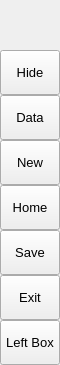
        <widget class="QFrame" name="leftMenuBg">
         <property name="minimumSize">
          <size>
           <width>60</width>
           <height>0</height>
          </size>
         </property>
         <property name="maximumSize">
          <size>
           <width>60</width>
           <height>16777215</height>
          </size>
         </property>
         <property name="frameShape">
          <enum>QFrame::Shape::NoFrame</enum>
         </property>
         <property name="frameShadow">
          <enum>QFrame::Shadow::Raised</enum>
         </property>
         <layout class="QVBoxLayout" name="verticalLayout_3">
          <property name="spacing">
           <number>0</number>
          </property>
          <property name="leftMargin">
           <number>0</number>
          </property>
          <property name="topMargin">
           <number>0</number>
          </property>
          <property name="rightMargin">
           <number>0</number>
          </property>
          <property name="bottomMargin">
           <number>0</number>
          </property>
          <item>
           <widget class="QFrame" name="topLogoInfo">
            <property name="minimumSize">
             <size>
              <width>0</width>
              <height>50</height>
             </size>
            </property>
            <property name="maximumSize">
             <size>
              <width>16777215</width>
              <height>50</height>
             </size>
            </property>
            <property name="frameShape">
             <enum>QFrame::Shape::NoFrame</enum>
            </property>
            <property name="frameShadow">
             <enum>QFrame::Shadow::Raised</enum>
            </property>
            <layout class="QGridLayout" name="gridLayout_8">
             <item row="1" column="0">
              <widget class="QLabel" name="label_2">
               <property name="sizePolicy">
                <sizepolicy hsizetype="Preferred" vsizetype="Fixed">
                 <horstretch>100</horstretch>
                 <verstretch>100</verstretch>
                </sizepolicy>
               </property>
               <property name="minimumSize">
                <size>
                 <width>50</width>
                 <height>40</height>
                </size>
               </property>
               <property name="frameShadow">
                <enum>QFrame::Shadow::Raised</enum>
               </property>
               <property name="lineWidth">
                <number>0</number>
               </property>
               <property name="text">
                <string/>
               </property>
               <property name="pixmap">
                <pixmap resource="resources.qrc">:/icons/images/images/logo axuira.png</pixmap>
               </property>
               <property name="scaledContents">
                <bool>true</bool>
               </property>
               <property name="alignment">
                <set>Qt::AlignmentFlag::AlignCenter</set>
               </property>
               <property name="wordWrap">
                <bool>false</bool>
               </property>
               <property name="margin">
                <number>3</number>
               </property>
              </widget>
             </item>
            </layout>
           </widget>
          </item>
          <item>
           <widget class="QFrame" name="leftMenuFrame">
            <property name="frameShape">
             <enum>QFrame::Shape::NoFrame</enum>
            </property>
            <property name="frameShadow">
             <enum>QFrame::Shadow::Raised</enum>
            </property>
            <layout class="QVBoxLayout" name="verticalMenuLayout">
             <property name="spacing">
              <number>0</number>
             </property>
             <property name="leftMargin">
              <number>0</number>
             </property>
             <property name="topMargin">
              <number>0</number>
             </property>
             <property name="rightMargin">
              <number>0</number>
             </property>
             <property name="bottomMargin">
              <number>0</number>
             </property>
             <item>
              <widget class="QFrame" name="toggleBox">
               <property name="maximumSize">
                <size>
                 <width>16777215</width>
                 <height>45</height>
                </size>
               </property>
               <property name="frameShape">
                <enum>QFrame::Shape::NoFrame</enum>
               </property>
               <property name="frameShadow">
                <enum>QFrame::Shadow::Raised</enum>
               </property>
               <layout class="QVBoxLayout" name="verticalLayout_4">
                <property name="spacing">
                 <number>0</number>
                </property>
                <property name="leftMargin">
                 <number>0</number>
                </property>
                <property name="topMargin">
                 <number>0</number>
                </property>
                <property name="rightMargin">
                 <number>0</number>
                </property>
                <property name="bottomMargin">
                 <number>0</number>
                </property>
                <item>
                 <widget class="QPushButton" name="toggleButton">
                  <property name="sizePolicy">
                   <sizepolicy hsizetype="Expanding" vsizetype="Fixed">
                    <horstretch>0</horstretch>
                    <verstretch>0</verstretch>
                   </sizepolicy>
                  </property>
                  <property name="minimumSize">
                   <size>
                    <width>0</width>
                    <height>45</height>
                   </size>
                  </property>
                  <property name="font">
                   <font>
                    <family>Segoe UI</family>
                    <pointsize>10</pointsize>
                    <italic>false</italic>
                    <bold>false</bold>
                   </font>
                  </property>
                  <property name="cursor">
                   <cursorShape>PointingHandCursor</cursorShape>
                  </property>
                  <property name="layoutDirection">
                   <enum>Qt::LayoutDirection::LeftToRight</enum>
                  </property>
                  <property name="styleSheet">
                   <string notr="true">background-image: url(:/icons/images/icons/icon_menu.png);</string>
                  </property>
                  <property name="text">
                   <string>Hide</string>
                  </property>
                 </widget>
                </item>
               </layout>
              </widget>
             </item>
             <item alignment="Qt::AlignmentFlag::AlignTop">
              <widget class="QFrame" name="topMenu">
               <property name="frameShape">
                <enum>QFrame::Shape::NoFrame</enum>
               </property>
               <property name="frameShadow">
                <enum>QFrame::Shadow::Raised</enum>
               </property>
               <layout class="QVBoxLayout" name="verticalLayout_8">
                <property name="spacing">
                 <number>0</number>
                </property>
                <property name="leftMargin">
                 <number>0</number>
                </property>
                <property name="topMargin">
                 <number>0</number>
                </property>
                <property name="rightMargin">
                 <number>0</number>
                </property>
                <property name="bottomMargin">
                 <number>0</number>
                </property>
                <item>
                 <widget class="QPushButton" name="btn_data">
                  <property name="sizePolicy">
                   <sizepolicy hsizetype="Expanding" vsizetype="Fixed">
                    <horstretch>0</horstretch>
                    <verstretch>0</verstretch>
                   </sizepolicy>
                  </property>
                  <property name="minimumSize">
                   <size>
                    <width>0</width>
                    <height>45</height>
                   </size>
                  </property>
                  <property name="font">
                   <font>
                    <family>Segoe UI</family>
                    <pointsize>10</pointsize>
                    <italic>false</italic>
                    <bold>false</bold>
                   </font>
                  </property>
                  <property name="cursor">
                   <cursorShape>PointingHandCursor</cursorShape>
                  </property>
                  <property name="layoutDirection">
                   <enum>Qt::LayoutDirection::LeftToRight</enum>
                  </property>
                  <property name="styleSheet">
                   <string notr="true">background-image: url(:/icons/images/icons/cil-gamepad.png);</string>
                  </property>
                  <property name="text">
                   <string>Data</string>
                  </property>
                  <property name="icon">
                   <iconset>
                    <normaloff>data-collection.png</normaloff>data-collection.png</iconset>
                  </property>
                 </widget>
                </item>
                <item>
                 <widget class="QPushButton" name="btn_new">
                  <property name="sizePolicy">
                   <sizepolicy hsizetype="Expanding" vsizetype="Fixed">
                    <horstretch>0</horstretch>
                    <verstretch>0</verstretch>
                   </sizepolicy>
                  </property>
                  <property name="minimumSize">
                   <size>
                    <width>0</width>
                    <height>45</height>
                   </size>
                  </property>
                  <property name="font">
                   <font>
                    <family>Segoe UI</family>
                    <pointsize>10</pointsize>
                    <italic>false</italic>
                    <bold>false</bold>
                   </font>
                  </property>
                  <property name="cursor">
                   <cursorShape>PointingHandCursor</cursorShape>
                  </property>
                  <property name="layoutDirection">
                   <enum>Qt::LayoutDirection::LeftToRight</enum>
                  </property>
                  <property name="styleSheet">
                   <string notr="true">background-image: url(:/icons/images/icons/cil-file.png);</string>
                  </property>
                  <property name="text">
                   <string>New</string>
                  </property>
                 </widget>
                </item>
                <item>
                 <widget class="QPushButton" name="btn_home">
                  <property name="sizePolicy">
                   <sizepolicy hsizetype="Expanding" vsizetype="Fixed">
                    <horstretch>0</horstretch>
                    <verstretch>0</verstretch>
                   </sizepolicy>
                  </property>
                  <property name="minimumSize">
                   <size>
                    <width>0</width>
                    <height>45</height>
                   </size>
                  </property>
                  <property name="font">
                   <font>
                    <family>Segoe UI</family>
                    <pointsize>10</pointsize>
                    <italic>false</italic>
                    <bold>false</bold>
                   </font>
                  </property>
                  <property name="cursor">
                   <cursorShape>PointingHandCursor</cursorShape>
                  </property>
                  <property name="layoutDirection">
                   <enum>Qt::LayoutDirection::LeftToRight</enum>
                  </property>
                  <property name="styleSheet">
                   <string notr="true">background-image: url(:/icons/images/icons/cil-home.png);</string>
                  </property>
                  <property name="text">
                   <string>Home</string>
                  </property>
                 </widget>
                </item>
                <item>
                 <widget class="QPushButton" name="btn_save">
                  <property name="sizePolicy">
                   <sizepolicy hsizetype="Expanding" vsizetype="Fixed">
                    <horstretch>0</horstretch>
                    <verstretch>0</verstretch>
                   </sizepolicy>
                  </property>
                  <property name="minimumSize">
                   <size>
                    <width>0</width>
                    <height>45</height>
                   </size>
                  </property>
                  <property name="font">
                   <font>
                    <family>Segoe UI</family>
                    <pointsize>10</pointsize>
                    <italic>false</italic>
                    <bold>false</bold>
                   </font>
                  </property>
                  <property name="cursor">
                   <cursorShape>PointingHandCursor</cursorShape>
                  </property>
                  <property name="layoutDirection">
                   <enum>Qt::LayoutDirection::LeftToRight</enum>
                  </property>
                  <property name="styleSheet">
                   <string notr="true">background-image: url(:/icons/images/icons/cil-save.png)</string>
                  </property>
                  <property name="text">
                   <string>Save</string>
                  </property>
                 </widget>
                </item>
                <item>
                 <widget class="QPushButton" name="btn_exit">
                  <property name="sizePolicy">
                   <sizepolicy hsizetype="Expanding" vsizetype="Fixed">
                    <horstretch>0</horstretch>
                    <verstretch>0</verstretch>
                   </sizepolicy>
                  </property>
                  <property name="minimumSize">
                   <size>
                    <width>0</width>
                    <height>45</height>
                   </size>
                  </property>
                  <property name="font">
                   <font>
                    <family>Segoe UI</family>
                    <pointsize>10</pointsize>
                    <italic>false</italic>
                    <bold>false</bold>
                   </font>
                  </property>
                  <property name="cursor">
                   <cursorShape>PointingHandCursor</cursorShape>
                  </property>
                  <property name="layoutDirection">
                   <enum>Qt::LayoutDirection::LeftToRight</enum>
                  </property>
                  <property name="styleSheet">
                   <string notr="true">background-image: url(:/icons/images/icons/cil-x.png);</string>
                  </property>
                  <property name="text">
                   <string>Exit</string>
                  </property>
                 </widget>
                </item>
               </layout>
              </widget>
             </item>
             <item alignment="Qt::AlignmentFlag::AlignBottom">
              <widget class="QFrame" name="bottomMenu">
               <property name="frameShape">
                <enum>QFrame::Shape::NoFrame</enum>
               </property>
               <property name="frameShadow">
                <enum>QFrame::Shadow::Raised</enum>
               </property>
               <layout class="QVBoxLayout" name="verticalLayout_9">
                <property name="spacing">
                 <number>0</number>
                </property>
                <property name="leftMargin">
                 <number>0</number>
                </property>
                <property name="topMargin">
                 <number>0</number>
                </property>
                <property name="rightMargin">
                 <number>0</number>
                </property>
                <property name="bottomMargin">
                 <number>0</number>
                </property>
                <item>
                 <widget class="QPushButton" name="toggleLeftBox">
                  <property name="sizePolicy">
                   <sizepolicy hsizetype="Expanding" vsizetype="Fixed">
                    <horstretch>0</horstretch>
                    <verstretch>0</verstretch>
                   </sizepolicy>
                  </property>
                  <property name="minimumSize">
                   <size>
                    <width>0</width>
                    <height>45</height>
                   </size>
                  </property>
                  <property name="font">
                   <font>
                    <family>Segoe UI</family>
                    <pointsize>10</pointsize>
                    <italic>false</italic>
                    <bold>false</bold>
                   </font>
                  </property>
                  <property name="cursor">
                   <cursorShape>PointingHandCursor</cursorShape>
                  </property>
                  <property name="layoutDirection">
                   <enum>Qt::LayoutDirection::LeftToRight</enum>
                  </property>
                  <property name="styleSheet">
                   <string notr="true">background-image: url(:/icons/images/icons/icon_settings.png);</string>
                  </property>
                  <property name="text">
                   <string>Left Box</string>
                  </property>
                 </widget>
                </item>
               </layout>
              </widget>
             </item>
            </layout>
           </widget>
          </item>
         </layout>
        </widget>
